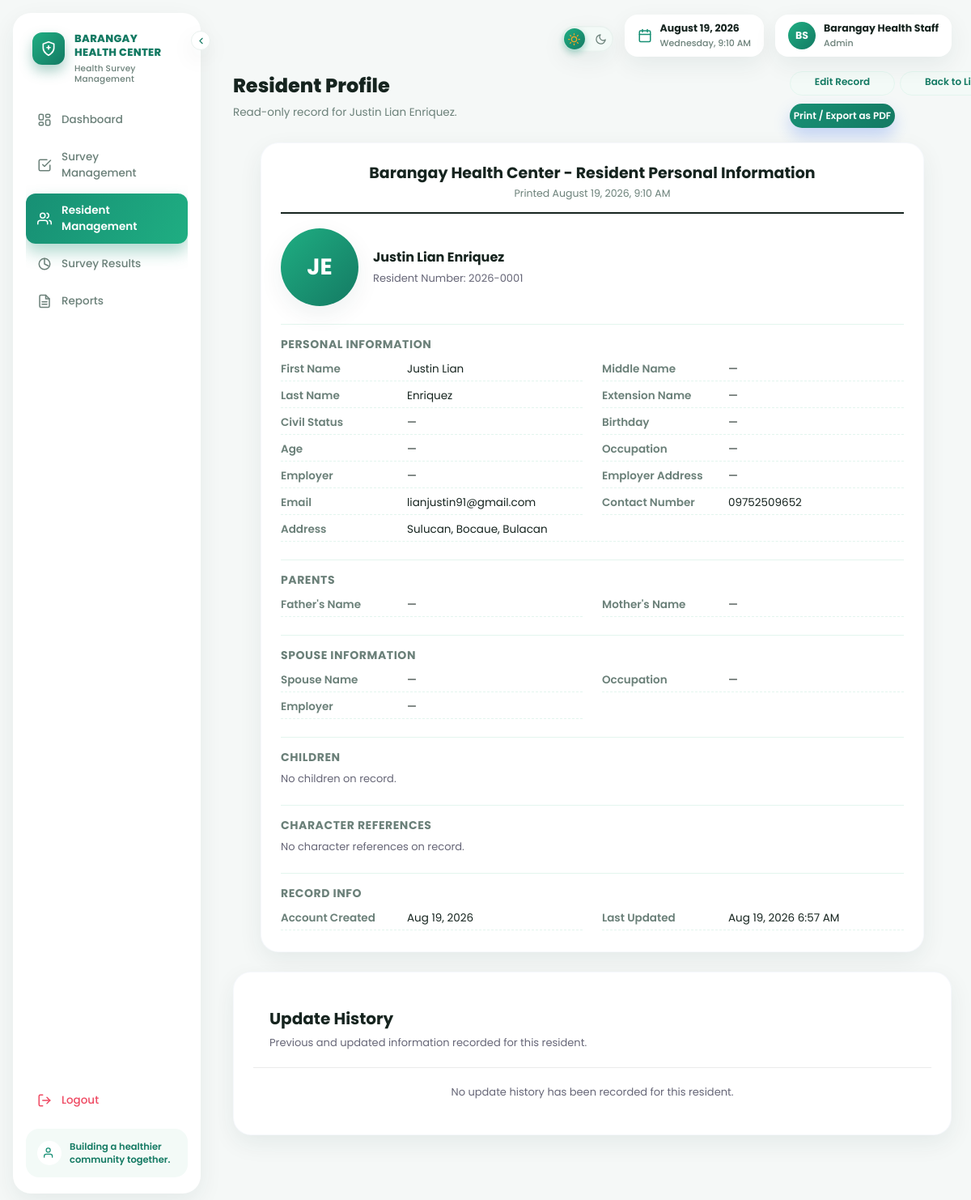
Page /staff/resident_view.php?resident_id=1 (signed in) on the committed database.
### tables this page shows
CREATE TABLE IF NOT EXISTS residents (

    resident_id INT AUTO_INCREMENT PRIMARY KEY,

    resident_number VARCHAR(20) NOT NULL UNIQUE,

    first_name VARCHAR(50) NOT NULL,

    last_name VARCHAR(50) NOT NULL,

    middle_name VARCHAR(50),

    extension_name VARCHAR(10),

    civil_status ENUM(
        'Single',
        'Married',
        'Widowed',
        'Separated',
        'Divorced'
    ) DEFAULT NULL,

    email VARCHAR(100),

    contact_number VARCHAR(20),

    address VARCHAR(150),

    birthday DATE DEFAULT NULL,

    age INT DEFAULT NULL,

    occupation VARCHAR(100),

    employer VARCHAR(100),

    employer_address VARCHAR(150),

    father_name VARCHAR(100),

    mother_name VARCHAR(100),

    spouse_name VARCHAR(100),

    spouse_occupation VARCHAR(100),

    spouse_employer VARCHAR(100),

    reference1_name VARCHAR(100),

    reference1_signature VARCHAR(100),

    reference2_name VARCHAR(100),

    reference2_signature VARCHAR(100),

    photo VARCHAR(255) DEFAULT NULL,

    password VARCHAR(255) NOT NULL,

    is_first_login TINYINT(1) NOT NULL DEFAULT 1,

    created_at TIMESTAMP DEFAULT CURRENT_TIMESTAMP,

    updated_at TIMESTAMP
        DEFAULT CURRENT_TIMESTAMP
        ON UPDATE CURRENT_TIMESTAMP

);

### includes/functions.php (called while the page is built, shortened)
<?php
function e($string) {
    return htmlspecialchars($string ?? "", ENT_QUOTES, "UTF-8");
}
function full_resident_name($r) {
    $parts = [
        $r["first_name"] ?? "",
        $r["middle_name"] ?? "",
        $r["last_name"] ?? "",
    ];
    $name = trim(preg_replace("/\s+/", " ", implode(" ", array_filter($parts, fn($p) => trim((string)$p) !== ""))));
    return $name;
}
function resident_photo_url($photo) {
    if (empty($photo)) return null;
    return RESIDENT_PHOTO_URL . rawurlencode($photo);
}
function format_date_display($date) {
    if (empty($date)) return "&mdash;";
    try {
        return (new DateTime($date))->format("M d, Y");
    } catch (Exception $e) {
        return e($date);
    }
}
?>

### staff/resident_view.php (the view, shortened to what this page needs)
<?php
require_once __DIR__ . "/../includes/functions.php";
$resident_id =
    filter_input(
        INPUT_GET,
        "resident_id",
        FILTER_VALIDATE_INT
    );
$stmt =
    $conn->prepare("
        SELECT *
        FROM residents
        WHERE resident_id = ?
        LIMIT 1
    ");
$stmt->bind_param(
    "i",
    $resident_id
);
$stmt->execute();
$resident =
    $stmt
        ->get_result()
        ->fetch_assoc();
$display_name =
    full_resident_name(
        $resident
    );
$photo_url =
    resident_photo_url(
        $resident["photo"] ?? ""
    );
$initials =
    strtoupper(
        substr(
            $resident["first_name"] ?? "",
            0,
            1
        ) .
        substr(
            $resident["last_name"] ?? "",
            0,
            1
        )
    );
$parents = [
    "father_name" =>
        $resident["father_name"] ?? "",
    "mother_name" =>
        $resident["mother_name"] ?? ""
];
$spouse = [
    "spouse_name" =>
        $resident["spouse_name"] ?? "",
    "occupation" =>
        $resident["spouse_occupation"] ?? "",
    "employer" =>
        $resident["spouse_employer"] ?? ""
];
$children = [];
$references = [
    [
        "reference_name" =>
            $resident["reference1_name"] ?? "",
        "signature" =>
            $resident["reference1_signature"] ?? "",
        "reference_order" =>
            1
    ],
    [
        "reference_name" =>
            $resident["reference2_name"] ?? "",
        "signature" =>
            $resident["reference2_signature"] ?? "",
        "reference_order" =>
            2
    ]
];
$references = array_values(
    array_filter(
        $references,
        function ($reference) {
            return
                trim(
                    (string) (
                        $reference["reference_name"] ?? ""
                    )
                ) !== ""
                ||
                trim(
                    (string) (
                        $reference["signature"] ?? ""
                    )
                ) !== "";
        }
    )
);
$history = [];
?>
<!DOCTYPE html>
<html lang="en">
<head>
<link
    rel="stylesheet"
    href="../assets/css/style.css?v=<?= filemtime(__DIR__ . "/../assets/css/style.css") ?>"
>
</head>
<body>
<?php
include __DIR__ . "/../includes/staff_nav.php";
?>
<div class="container">
<?php
include __DIR__ . "/../includes/staff_topbar.php";
?>
<div
    class="welcome-header no-print"
>
    <div>
        <h1>
            Resident Profile
        </h1>
        <p>
            Read-only record for
            <?= e($display_name) ?>.
        </p>
    </div>
    <div
        class="table-actions"
    >
        <a
            class="btn btn-secondary"
            href="resident_edit.php?resident_id=<?= $resident_id ?>"
        >
            Edit Record
        </a>
        <a
            class="btn btn-secondary"
            href="resident_management.php"
        >
            Back to List
        </a>
        <button
            type="button"
            class="btn"
            onclick="window.print()"
        >
            Print / Export as PDF
        </button>
    </div>
</div>
<div
    class="card print-sheet"
>
    <div
        class="print-header"
    >
        <h1>
            Barangay Health Center -
            Resident Personal Information
        </h1>
        <p>
            Printed
            <?= date("F j, Y, g:i A") ?>
        </p>
    </div>
    <div
        class="photo-uploader"
        style="margin-bottom:16px;"
    >
        <div
            class="avatar-lg"
        >
            <?php if (
                $photo_url
            ): ?>
                <img
                    src="<?= e($photo_url) ?>"
                    alt="Resident photo"
                >
            <?php else: ?>
                <?= e($initials) ?>
            <?php endif; ?>
        </div>
        <div>
            <strong
                style="font-size:16px;"
            >
                <?= e(
                    $display_name
                ) ?>
            </strong>
            <br>
            <span
                style="
                    color:#667;
                    font-size:13px;
                "
            >
                Resident Number:
                <?= e(
                    $resident[
                        "resident_number"
                    ]
                ) ?>
            </span>
        </div>
    </div>
    <div
        class="form-section-title"
    >
        Personal Information
    </div>
    <div
        class="print-info-grid"
    >
        <div class="info-row">
            <strong>
                First Name
            </strong>
            <span>
                <?= e(
                    $resident["first_name"] ?? ""
                ) ?: "—" ?>
            </span>
        </div>
        <div class="info-row">
            <strong>
                Middle Name
            </strong>
            <span>
                <?= e(
                    $resident["middle_name"] ?? ""
                ) ?: "—" ?>
            </span>
        </div>
        <div class="info-row">
            <strong>
                Last Name
            </strong>
            <span>
                <?= e(
                    $resident["last_name"] ?? ""
                ) ?: "—" ?>
            </span>
        </div>
        <div class="info-row">
            <strong>
                Extension Name
            </strong>
            <span>
                <?= e(
                    $resident["extension_name"] ?? ""
                ) ?: "—" ?>
            </span>
        </div>
        <div class="info-row">
            <strong>
                Civil Status
            </strong>
            <span>
                <?= e(
                    $resident["civil_status"] ?? ""
                ) ?: "—" ?>
            </span>
        </div>
        <div class="info-row">
            <strong>
                Birthday
            </strong>
            <span>
                <?= format_date_display(
                    $resident["birthday"] ?? null
                ) ?>
            </span>
        </div>
        <div class="info-row">
            <strong>
                Age
            </strong>
            <span>
                <?= $resident["age"] !== null &&
                    $resident["age"] !== ""
                    ? e($resident["age"])
                    : "—"
                ?>
            </span>
        </div>
        <div class="info-row">
            <strong>
                Occupation
            </strong>
            <span>
                <?= e(
                    $resident["occupation"] ?? ""
                ) ?: "—" ?>
            </span>
        </div>
        <div class="info-row">
            <strong>
                Employer
            </strong>
            <span>
                <?= e(
                    $resident["employer"] ?? ""
                ) ?: "—" ?>
            </span>
        </div>
        <div class="info-row">
            <strong>
                Employer Address
            </strong>
            <span>
                <?= e(
                    $resident["employer_address"] ?? ""
                ) ?: "—" ?>
            </span>
        </div>
        <div class="info-row">
            <strong>
                Email
            </strong>
            <span>
                <?= e(
                    $resident["email"] ?? ""
                ) ?: "—" ?>
            </span>
        </div>
        <div class="info-row">
            <strong>
                Contact Number
            </strong>
            <span>
                <?= e(
                    $resident["contact_number"] ?? ""
                ) ?: "—" ?>
            </span>
        </div>
        <div
            class="info-row"
            style="grid-column:1/-1;"
        >
            <strong>
                Address
            </strong>
            <span>
                <?= e(
                    $resident["address"] ?? ""
                ) ?: "—" ?>
            </span>
        </div>
    </div>
    <div
        class="form-section-title"
    >
        Parents
    </div>
    <div
        class="print-info-grid"
    >
        <div class="info-row">
            <strong>
                Father's Name
            </strong>
            <span>
                <?= e(
                    $parents["father_name"]
                ) ?: "—" ?>
            </span>
        </div>
        <div class="info-row">
            <strong>
                Mother's Name
            </strong>
            <span>
                <?= e(
                    $parents["mother_name"]
                ) ?: "—" ?>
            </span>
        </div>
    </div>
    <div
        class="form-section-title"
    >
        Spouse Information
    </div>
    <div
        class="print-info-grid"
    >
        <div class="info-row">
            <strong>
                Spouse Name
            </strong>
            <span>
                <?= e(
                    $spouse["spouse_name"]
                ) ?: "—" ?>
            </span>
        </div>
        <div class="info-row">
            <strong>
                Occupation
            </strong>
            <span>
                <?= e(
                    $spouse["occupation"]
                ) ?: "—" ?>
            </span>
        </div>
        <div class="info-row">
            <strong>
                Employer
            </strong>
            <span>
                <?= e(
                    $spouse["employer"]
                ) ?: "—" ?>
            </span>
        </div>
    </div>
    <div
        class="form-section-title"
    >
        Children
    </div>
    <?php if (
        count($children) === 0
    ): ?>
        <p
            style="
                font-size:13px;
                color:#667;
            "
        >
            No children on record.
        </p>
    <?php endif; ?>
    <div
        class="form-section-title"
    >
        Character References
    </div>
    <?php if (
        count($references) === 0
    ): ?>
        <p
            style="
                font-size:13px;
                color:#667;
            "
        >
            No character references on record.
        </p>
    <?php endif; ?>
    <div
        class="form-section-title"
    >
        Record Info
    </div>
    <div
        class="print-info-grid"
    >
        <div class="info-row">
            <strong>
                Account Created
            </strong>
            <span>
                <?= format_date_display(
                    $resident["created_at"]
                        ? substr(
                            $resident["created_at"],
                            0,
                            10
                        )
                        : null
                ) ?>
            </span>
        </div>
        <div class="info-row">
            <strong>
                Last Updated
            </strong>
            <span>
                <?= $resident["updated_at"]
                    ? e(
                        date(
                            "M d, Y g:i A",
                            strtotime(
                                $resident["updated_at"]
                            )
                        )
                    )
                    : "—"
                ?>
            </span>
        </div>
    </div>
</div>
<div
    class="resident-update-history"
>
    <div
        class="card"
    >
        <div
            class="resident-update-history-header"
        >
            <div>
                <h2>
                    Update History
                </h2>
                <p>
                    Previous and updated information recorded for this resident.
                </p>
            </div>
        </div>
        <?php if (
            count($history) === 0
        ): ?>
            <div
                class="resident-history-empty"
                style="
                    padding:20px;
                    text-align:center;
                    color:#667;
                    font-size:13px;
                "
            >
                No update history has been recorded
                for this resident.
            </div>
        <?php endif; ?>
    </div>
</div>
</div>
</body>
</html>

### rows in the picture
residents: initials "JE", resident_number "2026-0001", first_name "Justin Lian", middle_name "—", last_name "Enriquez", extension_name "—", civil_status "—", birthday "—", occupation "—", employer "—", employer_address "—", email "lianjustin91@gmail.com", contact_number "09752509652", address "Sulucan, Bocaue, Bulacan", father_name+mother_name "—", created_at "Aug 19, 2026", updated_at "Aug 19, 2026 6:57 AM"

### other values in the picture
$staff_initials "BS"
$_SESSION["staff_name"] "Barangay Health Staff"
$_SESSION["staff_role"] "Admin"
$display_name "Justin Lian Enriquez"
